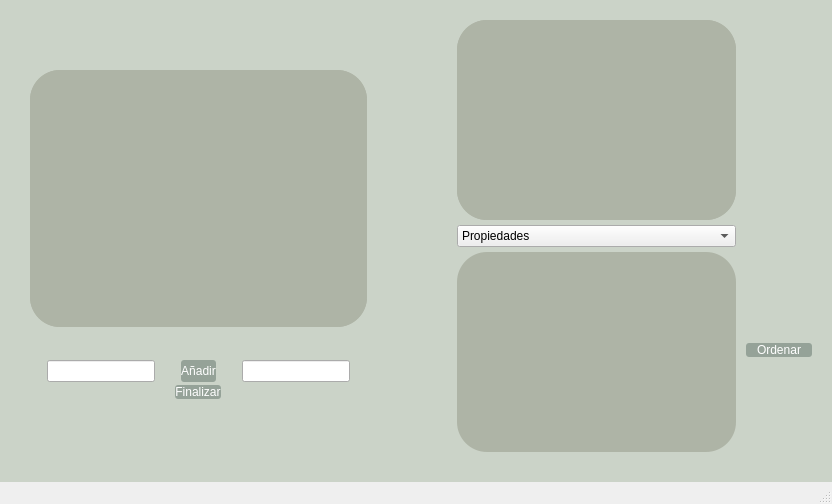
<?xml version="1.0" encoding="UTF-8"?>
<ui version="4.0">
 <class>relacionesWindow</class>
 <widget class="QMainWindow" name="relacionesWindow">
  <property name="geometry">
   <rect>
    <x>0</x>
    <y>0</y>
    <width>832</width>
    <height>504</height>
   </rect>
  </property>
  <property name="windowTitle">
   <string>MainWindow</string>
  </property>
  <property name="styleSheet">
   <string notr="true">#centralwidget{background: #CBD3C8;}

QPushButton{

	background-color: #95A298;
	color: white;
	font: 700 9pt &quot;Microsoft YaHei UI&quot;;
	border-width: 0px;
	border-radius: 3px;
}

QPushButton:hover{
	background-color: #758278;
}

QComboBox{
	color: black;
	font: 700 9pt &quot;Microsoft YaHei UI&quot;;
}

QScrollArea{
	border-radius: 30px;
	background-color: #AEB4A6;
}

QAbstractScrollArea #QSAComponentes{
	border-radius: 30px;
	background-color: #AEB4A6;	
}

QAbstractScrollArea #QSAMatriz{
	border-radius: 30px;
	background-color: #AEB4A6;	
}

QGraphicsView{
	background-color: #AEB4A6;
	border-radius:30px;
	
}</string>
  </property>
  <widget class="QWidget" name="centralwidget">
   <property name="sizePolicy">
    <sizepolicy hsizetype="Preferred" vsizetype="Preferred">
     <horstretch>0</horstretch>
     <verstretch>0</verstretch>
    </sizepolicy>
   </property>
   <layout class="QHBoxLayout" name="horizontalLayout">
    <property name="spacing">
     <number>0</number>
    </property>
    <property name="leftMargin">
     <number>0</number>
    </property>
    <property name="topMargin">
     <number>0</number>
    </property>
    <property name="rightMargin">
     <number>0</number>
    </property>
    <property name="bottomMargin">
     <number>0</number>
    </property>
    <item>
     <spacer name="horizontalSpacer_8">
      <property name="orientation">
       <enum>Qt::Horizontal</enum>
      </property>
      <property name="sizeType">
       <enum>QSizePolicy::Fixed</enum>
      </property>
      <property name="sizeHint" stdset="0">
       <size>
        <width>30</width>
        <height>30</height>
       </size>
      </property>
     </spacer>
    </item>
    <item>
     <layout class="QVBoxLayout" name="addingArea">
      <property name="sizeConstraint">
       <enum>QLayout::SetDefaultConstraint</enum>
      </property>
      <property name="topMargin">
       <number>0</number>
      </property>
      <property name="rightMargin">
       <number>0</number>
      </property>
      <property name="bottomMargin">
       <number>0</number>
      </property>
      <item>
       <spacer name="verticalSpacer">
        <property name="orientation">
         <enum>Qt::Vertical</enum>
        </property>
        <property name="sizeType">
         <enum>QSizePolicy::Fixed</enum>
        </property>
        <property name="sizeHint" stdset="0">
         <size>
          <width>20</width>
          <height>70</height>
         </size>
        </property>
       </spacer>
      </item>
      <item>
       <widget class="QScrollArea" name="QAreaComponentes">
        <property name="sizePolicy">
         <sizepolicy hsizetype="Expanding" vsizetype="Expanding">
          <horstretch>0</horstretch>
          <verstretch>0</verstretch>
         </sizepolicy>
        </property>
        <property name="minimumSize">
         <size>
          <width>0</width>
          <height>0</height>
         </size>
        </property>
        <property name="widgetResizable">
         <bool>true</bool>
        </property>
        <widget class="QWidget" name="QSAComponentes">
         <property name="geometry">
          <rect>
           <x>0</x>
           <y>0</y>
           <width>339</width>
           <height>175</height>
          </rect>
         </property>
         <property name="sizePolicy">
          <sizepolicy hsizetype="Preferred" vsizetype="Preferred">
           <horstretch>0</horstretch>
           <verstretch>0</verstretch>
          </sizepolicy>
         </property>
         <property name="minimumSize">
          <size>
           <width>10</width>
           <height>0</height>
          </size>
         </property>
        </widget>
       </widget>
      </item>
      <item>
       <spacer name="verticalSpacer_3">
        <property name="orientation">
         <enum>Qt::Vertical</enum>
        </property>
        <property name="sizeType">
         <enum>QSizePolicy::Fixed</enum>
        </property>
        <property name="sizeHint" stdset="0">
         <size>
          <width>20</width>
          <height>33</height>
         </size>
        </property>
       </spacer>
      </item>
      <item>
       <layout class="QHBoxLayout" name="buttonsArea">
        <property name="spacing">
         <number>5</number>
        </property>
        <property name="sizeConstraint">
         <enum>QLayout::SetDefaultConstraint</enum>
        </property>
        <property name="leftMargin">
         <number>0</number>
        </property>
        <property name="topMargin">
         <number>0</number>
        </property>
        <property name="rightMargin">
         <number>0</number>
        </property>
        <item>
         <spacer name="horizontalSpacer">
          <property name="orientation">
           <enum>Qt::Horizontal</enum>
          </property>
          <property name="sizeType">
           <enum>QSizePolicy::Fixed</enum>
          </property>
          <property name="sizeHint" stdset="0">
           <size>
            <width>17</width>
            <height>20</height>
           </size>
          </property>
         </spacer>
        </item>
        <item>
         <widget class="QLineEdit" name="QLElementoA">
          <property name="sizePolicy">
           <sizepolicy hsizetype="Expanding" vsizetype="Minimum">
            <horstretch>0</horstretch>
            <verstretch>0</verstretch>
           </sizepolicy>
          </property>
          <property name="minimumSize">
           <size>
            <width>10</width>
            <height>0</height>
           </size>
          </property>
         </widget>
        </item>
        <item>
         <spacer name="horizontalSpacer_3">
          <property name="orientation">
           <enum>Qt::Horizontal</enum>
          </property>
          <property name="sizeType">
           <enum>QSizePolicy::Fixed</enum>
          </property>
          <property name="sizeHint" stdset="0">
           <size>
            <width>21</width>
            <height>20</height>
           </size>
          </property>
         </spacer>
        </item>
        <item>
         <widget class="QPushButton" name="QBAdd">
          <property name="sizePolicy">
           <sizepolicy hsizetype="Expanding" vsizetype="Minimum">
            <horstretch>0</horstretch>
            <verstretch>0</verstretch>
           </sizepolicy>
          </property>
          <property name="minimumSize">
           <size>
            <width>0</width>
            <height>0</height>
           </size>
          </property>
          <property name="text">
           <string>Añadir</string>
          </property>
         </widget>
        </item>
        <item>
         <spacer name="horizontalSpacer_4">
          <property name="orientation">
           <enum>Qt::Horizontal</enum>
          </property>
          <property name="sizeType">
           <enum>QSizePolicy::Fixed</enum>
          </property>
          <property name="sizeHint" stdset="0">
           <size>
            <width>21</width>
            <height>20</height>
           </size>
          </property>
         </spacer>
        </item>
        <item>
         <widget class="QLineEdit" name="QLElementoB">
          <property name="sizePolicy">
           <sizepolicy hsizetype="Expanding" vsizetype="Minimum">
            <horstretch>0</horstretch>
            <verstretch>0</verstretch>
           </sizepolicy>
          </property>
          <property name="minimumSize">
           <size>
            <width>10</width>
            <height>0</height>
           </size>
          </property>
         </widget>
        </item>
        <item>
         <spacer name="horizontalSpacer_2">
          <property name="orientation">
           <enum>Qt::Horizontal</enum>
          </property>
          <property name="sizeType">
           <enum>QSizePolicy::Fixed</enum>
          </property>
          <property name="sizeHint" stdset="0">
           <size>
            <width>17</width>
            <height>20</height>
           </size>
          </property>
         </spacer>
        </item>
       </layout>
      </item>
      <item>
       <layout class="QHBoxLayout" name="horizontalLayout_2">
        <property name="leftMargin">
         <number>0</number>
        </property>
        <property name="topMargin">
         <number>0</number>
        </property>
        <property name="rightMargin">
         <number>0</number>
        </property>
        <item>
         <spacer name="horizontalSpacer_5">
          <property name="orientation">
           <enum>Qt::Horizontal</enum>
          </property>
          <property name="sizeType">
           <enum>QSizePolicy::Fixed</enum>
          </property>
          <property name="sizeHint" stdset="0">
           <size>
            <width>100</width>
            <height>20</height>
           </size>
          </property>
         </spacer>
        </item>
        <item>
         <widget class="QPushButton" name="QBComprobar">
          <property name="sizePolicy">
           <sizepolicy hsizetype="Fixed" vsizetype="Fixed">
            <horstretch>0</horstretch>
            <verstretch>0</verstretch>
           </sizepolicy>
          </property>
          <property name="minimumSize">
           <size>
            <width>10</width>
            <height>0</height>
           </size>
          </property>
          <property name="text">
           <string>Finalizar</string>
          </property>
         </widget>
        </item>
        <item>
         <spacer name="horizontalSpacer_6">
          <property name="orientation">
           <enum>Qt::Horizontal</enum>
          </property>
          <property name="sizeType">
           <enum>QSizePolicy::Fixed</enum>
          </property>
          <property name="sizeHint" stdset="0">
           <size>
            <width>100</width>
            <height>20</height>
           </size>
          </property>
         </spacer>
        </item>
       </layout>
      </item>
      <item>
       <spacer name="horizontalSpacer_11">
        <property name="orientation">
         <enum>Qt::Horizontal</enum>
        </property>
        <property name="sizeType">
         <enum>QSizePolicy::Fixed</enum>
        </property>
        <property name="sizeHint" stdset="0">
         <size>
          <width>313</width>
          <height>0</height>
         </size>
        </property>
       </spacer>
      </item>
      <item>
       <spacer name="verticalSpacer_2">
        <property name="orientation">
         <enum>Qt::Vertical</enum>
        </property>
        <property name="sizeType">
         <enum>QSizePolicy::Fixed</enum>
        </property>
        <property name="sizeHint" stdset="0">
         <size>
          <width>20</width>
          <height>80</height>
         </size>
        </property>
       </spacer>
      </item>
     </layout>
    </item>
    <item>
     <spacer name="horizontalSpacer_7">
      <property name="orientation">
       <enum>Qt::Horizontal</enum>
      </property>
      <property name="sizeType">
       <enum>QSizePolicy::Fixed</enum>
      </property>
      <property name="sizeHint" stdset="0">
       <size>
        <width>90</width>
        <height>20</height>
       </size>
      </property>
     </spacer>
    </item>
    <item>
     <layout class="QVBoxLayout" name="outputArea">
      <property name="spacing">
       <number>5</number>
      </property>
      <property name="leftMargin">
       <number>0</number>
      </property>
      <property name="topMargin">
       <number>0</number>
      </property>
      <property name="rightMargin">
       <number>10</number>
      </property>
      <property name="bottomMargin">
       <number>10</number>
      </property>
      <item>
       <spacer name="verticalSpacer_6">
        <property name="orientation">
         <enum>Qt::Vertical</enum>
        </property>
        <property name="sizeType">
         <enum>QSizePolicy::Fixed</enum>
        </property>
        <property name="sizeHint" stdset="0">
         <size>
          <width>0</width>
          <height>20</height>
         </size>
        </property>
       </spacer>
      </item>
      <item>
       <spacer name="horizontalSpacer_10">
        <property name="orientation">
         <enum>Qt::Horizontal</enum>
        </property>
        <property name="sizeType">
         <enum>QSizePolicy::Fixed</enum>
        </property>
        <property name="sizeHint" stdset="0">
         <size>
          <width>272</width>
          <height>0</height>
         </size>
        </property>
       </spacer>
      </item>
      <item>
       <widget class="QScrollArea" name="QAreaMatriz">
        <property name="widgetResizable">
         <bool>true</bool>
        </property>
        <widget class="QWidget" name="QSAMatriz">
         <property name="geometry">
          <rect>
           <x>0</x>
           <y>0</y>
           <width>272</width>
           <height>159</height>
          </rect>
         </property>
        </widget>
       </widget>
      </item>
      <item>
       <widget class="QComboBox" name="QCBPropiedades">
        <item>
         <property name="text">
          <string>Propiedades</string>
         </property>
        </item>
       </widget>
      </item>
      <item>
       <widget class="QGraphicsView" name="QAreaDiagrama"/>
      </item>
      <item>
       <spacer name="verticalSpacer_7">
        <property name="orientation">
         <enum>Qt::Vertical</enum>
        </property>
        <property name="sizeType">
         <enum>QSizePolicy::Fixed</enum>
        </property>
        <property name="sizeHint" stdset="0">
         <size>
          <width>20</width>
          <height>20</height>
         </size>
        </property>
       </spacer>
      </item>
     </layout>
    </item>
    <item>
     <layout class="QVBoxLayout" name="verticalLayout">
      <property name="leftMargin">
       <number>0</number>
      </property>
      <item>
       <spacer name="verticalSpacer_4">
        <property name="orientation">
         <enum>Qt::Vertical</enum>
        </property>
        <property name="sizeHint" stdset="0">
         <size>
          <width>0</width>
          <height>50</height>
         </size>
        </property>
       </spacer>
      </item>
      <item>
       <widget class="QPushButton" name="QBOrdenar">
        <property name="sizePolicy">
         <sizepolicy hsizetype="Preferred" vsizetype="Fixed">
          <horstretch>0</horstretch>
          <verstretch>0</verstretch>
         </sizepolicy>
        </property>
        <property name="minimumSize">
         <size>
          <width>66</width>
          <height>0</height>
         </size>
        </property>
        <property name="text">
         <string>Ordenar</string>
        </property>
       </widget>
      </item>
      <item>
       <spacer name="verticalSpacer_5">
        <property name="orientation">
         <enum>Qt::Vertical</enum>
        </property>
        <property name="sizeType">
         <enum>QSizePolicy::Fixed</enum>
        </property>
        <property name="sizeHint" stdset="0">
         <size>
          <width>0</width>
          <height>125</height>
         </size>
        </property>
       </spacer>
      </item>
     </layout>
    </item>
    <item>
     <spacer name="horizontalSpacer_9">
      <property name="orientation">
       <enum>Qt::Horizontal</enum>
      </property>
      <property name="sizeType">
       <enum>QSizePolicy::Fixed</enum>
      </property>
      <property name="sizeHint" stdset="0">
       <size>
        <width>20</width>
        <height>20</height>
       </size>
      </property>
     </spacer>
    </item>
   </layout>
  </widget>
  <widget class="QMenuBar" name="menubar">
   <property name="geometry">
    <rect>
     <x>0</x>
     <y>0</y>
     <width>832</width>
     <height>25</height>
    </rect>
   </property>
  </widget>
  <widget class="QStatusBar" name="statusbar"/>
 </widget>
 <resources/>
 <connections/>
</ui>
